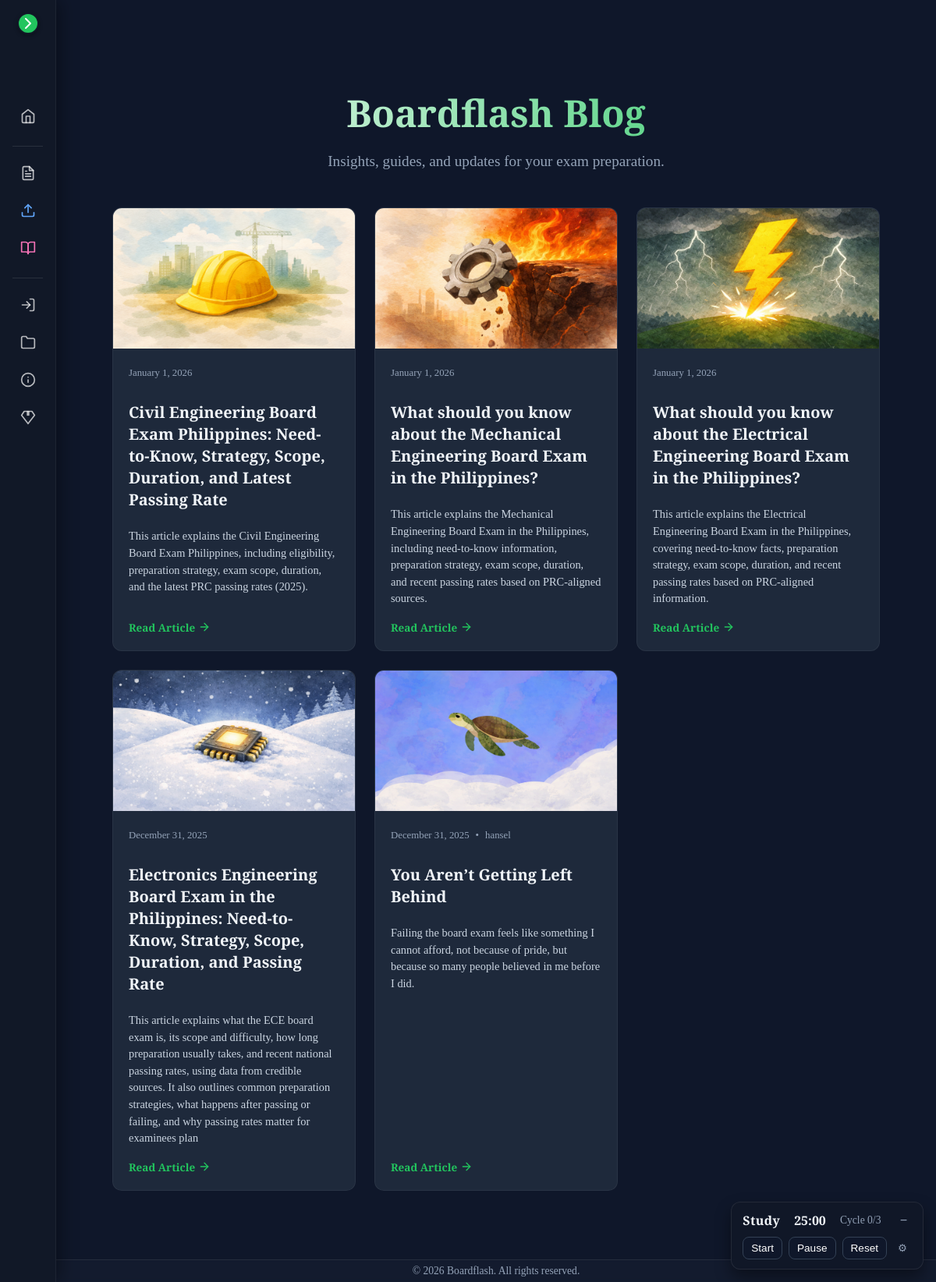
Screenshot of /blog/ with the database file from the repository.
### blog/models.py (models this page shows, shortened)
class BlogPost(models.Model):
    title = models.CharField(max_length=200)
    slug = models.SlugField(unique=True, max_length=200, blank=True)
    cover_image = models.ImageField(upload_to='blog/covers/', blank=True, null=True)
    content = RichTextUploadingField(help_text="Main content of the blog post. Supports images, highlighting, and formatting.")
    summary = models.TextField(max_length=500, help_text="Short summary for SEO and previews.")
    author = models.ForeignKey(
        settings.AUTH_USER_MODEL,
        on_delete=models.SET_NULL,
        null=True,
        blank=True
    )
    published_at = models.DateTimeField(auto_now_add=True)
    updated_at = models.DateTimeField(auto_now=True)
    is_published = models.BooleanField(default=True)
    seo_title = models.CharField(max_length=70, blank=True, help_text="SEO Title (defaults to title)")
    seo_description = models.CharField(max_length=160, blank=True, help_text="SEO Description (defaults to summary)")
    class Meta:
        ordering = ['-published_at']
        verbose_name = "Blog Post"
        verbose_name_plural = "Blog Posts"
    def get_absolute_url(self):
        from django.urls import reverse
        return reverse('blog:post_detail', kwargs={'slug': self.slug})

### blog/views.py (the view)
# urls.py: path('', views.BlogListView.as_view(), name='blog_list'),
class BlogListView(ListView):
    model = BlogPost
    template_name = 'blog/blog_list.html'
    context_object_name = 'posts'
    paginate_by = 10
    def get_queryset(self):
        return BlogPost.objects.filter(is_published=True)

### blog/templates/blog/blog_list.html (shortened to what this page needs)
{% extends "review/base.html" %}
{% load static %}
{% block content %}
<div class="blog-container">
  <div class="blog-header">
    <h1>Boardflash Blog</h1>
    <p>Insights, guides, and updates for your exam preparation.</p>
  </div>
  <div class="blog-grid">
  {% for post in posts %}
  <article class="blog-card">
    {% if post.cover_image %}
    <a href="{{ post.get_absolute_url }}">
      <img src="{{ post.cover_image.url }}" alt="{{ post.title }}" class="blog-cover">
    </a>
    {% endif %}
    <div class="blog-content">
      <div class="blog-meta">
        <span>{{ post.published_at|date:"F j, Y" }}</span>
        {% if post.author %}
        <span>•</span>
        <span>{{ post.author.username }}</span>
        {% endif %}
      </div>
      <a href="{{ post.get_absolute_url }}">
        <h2 class="blog-title">{{ post.title }}</h2>
      </a>
      <p class="blog-summary">{{ post.summary }}</p>
      <a href="{{ post.get_absolute_url }}" class="read-more">
        Read Article
        <svg xmlns="http://www.w3.org/2000/svg" width="16" height="16" viewBox="0 0 24 24" fill="none" stroke="currentColor" stroke-width="2" stroke-linecap="round" stroke-linejoin="round"><line x1="5" y1="12" x2="19" y2="12"></line><polyline points="12 5 19 12 12 19"></polyline></svg>
      </a>
    </div>
  </article>
  {% empty %}
  </div>
  <div class="text-center py-5" style="grid-column: 1 / -1;">
    <p class="text-muted">No posts available yet. Check back soon!</p>
  </div>
  {% endfor %}
  </div>
</div>
{% endblock %}

### review/templates/review/base.html (shortened to what this page needs)
{% load static %}
<!doctype html>
<html>
  <head>
    <link rel="stylesheet" href="{% static 'review/css/main.css' %}">
  </head>
  <body>
    <div class="app-shell">
      <aside id="global-sidebar" class="sidebar">
        <div id="sidebar-close" class="nav-toggle-btn desktop-trigger">
          <svg xmlns="http://www.w3.org/2000/svg" width="24" height="24" viewBox="0 0 24 24" fill="none" stroke="currentColor" stroke-width="2" stroke-linecap="round" stroke-linejoin="round"><polyline points="9 18 15 12 9 6"></polyline></svg>
        </div>
        <div class="brand">
        </div>
        <nav class="sidebar-nav">
          <div class="nav-section">
            <a href="{% url 'review:landing' %}" class="nav-item nav-link" data-title="Home">
               <span class="nav-icon">
                <svg xmlns="http://www.w3.org/2000/svg" width="24" height="24" viewBox="0 0 24 24" fill="none" stroke="currentColor" stroke-width="2" stroke-linecap="round" stroke-linejoin="round"><path d="M3 9l9-7 9 7v11a2 2 0 0 1-2 2H5a2 2 0 0 1-2-2z"></path><polyline points="9 22 9 12 15 12 15 22"></polyline></svg>
              </span>
            </a>
          </div>
          <div class="nav-section">
            <div class="nav-divider"></div>
            <a href="{% url 'review:mock_exams' %}" class="nav-item nav-link" data-title="Mock Exams">
              <span class="nav-icon">
              </span>
            </a>
            <a href="/?highlight=concierge" class="nav-item nav-link" data-title="Upload Questions">
              <span class="nav-icon" style="color: #60a5fa;">
              </span>
            </a>
            <a href="{% url 'blog:blog_list' %}" class="nav-item nav-link" data-title="Blog">
              <span class="nav-icon" style="color: #f472b6;">
                <svg xmlns="http://www.w3.org/2000/svg" width="24" height="24" viewBox="0 0 24 24" fill="none" stroke="currentColor" stroke-width="2" stroke-linecap="round" stroke-linejoin="round"><path d="M2 3h6a4 4 0 0 1 4 4v14a3 3 0 0 0-3-3H2z"></path><path d="M22 3h-6a4 4 0 0 0-4 4v14a3 3 0 0 1 3-3h7z"></path></svg>
              </span>
            </a>
          </div>
          <div class="nav-section mt-auto">
            <div class="nav-divider"></div>
            {% if user.is_authenticated %}
              <div class="nav-item nav-link" style="cursor: default;" data-title="Signed in as {{ user.username }}">
                <span class="nav-icon" style="color: var(--accent);">
                  <svg xmlns="http://www.w3.org/2000/svg" width="24" height="24" viewBox="0 0 24 24" fill="none" stroke="currentColor" stroke-width="2" stroke-linecap="round" stroke-linejoin="round"><path d="M20 21v-2a4 4 0 0 0-4-4H8a4 4 0 0 0-4 4v2"></path><circle cx="12" cy="7" r="4"></circle></svg>
                </span>
                <span class="nav-text">{{ user.username }}</span>
              </div>
              <a href="{% url 'review:logout' %}" class="nav-item nav-link" data-title="Log Out">
                <span class="nav-icon">
                  <svg xmlns="http://www.w3.org/2000/svg" width="24" height="24" viewBox="0 0 24 24" fill="none" stroke="currentColor" stroke-width="2" stroke-linecap="round" stroke-linejoin="round"><path d="M9 21H5a2 2 0 0 1-2-2V5a2 2 0 0 1 2-2h4"></path><polyline points="16 17 21 12 16 7"></polyline><line x1="21" y1="12" x2="9" y2="12"></line></svg>
                </span>
                <span class="nav-text">Log Out</span>
              </a>
            {% else %}
              <a href="{% url 'review:login' %}" class="nav-item nav-link" data-title="Log In">
                <span class="nav-icon">
                </span>
              </a>
            {% endif %}
            <a href="{% url 'review:review_files' %}" class="nav-item nav-link" data-title="Review Files">
              <span class="nav-icon">
                <svg xmlns="http://www.w3.org/2000/svg" width="24" height="24" viewBox="0 0 24 24" fill="none" stroke="currentColor" stroke-width="2" stroke-linecap="round" stroke-linejoin="round"><path d="M22 19a2 2 0 0 1-2 2H4a2 2 0 0 1-2-2V5a2 2 0 0 1 2-2h5l2 3h9a2 2 0 0 1 2 2z"></path></svg>
              </span>
            </a>
            <a href="{% url 'review:info' %}" class="nav-item nav-link" data-title="About & Policies">
              <span class="nav-icon">
                <svg xmlns="http://www.w3.org/2000/svg" width="24" height="24" viewBox="0 0 24 24" fill="none" stroke="currentColor" stroke-width="2" stroke-linecap="round" stroke-linejoin="round"><circle cx="12" cy="12" r="10"></circle><line x1="12" y1="16" x2="12" y2="12"></line><line x1="12" y1="8" x2="12.01" y2="8"></line></svg>
              </span>
            </a>
            <a href="{% url 'review:pricing' %}" class="nav-item nav-link" data-title="Upgrade">
              <span class="nav-icon">
                <svg xmlns="http://www.w3.org/2000/svg" width="24" height="24" viewBox="0 0 24 24" fill="none" stroke="currentColor" stroke-width="2" stroke-linecap="round" stroke-linejoin="round"><path d="M6 3h12l4 6-10 13L2 9z"></path><path d="M11 3v6"></path><path d="M13 3v6"></path></svg>
              </span>
            </a>
          </div>
        </nav>
      </aside>
      <main class="content">
        {% block content %}{% endblock %}
      </main>
      <footer class="global-footer" style="padding:4px 14px;text-align:center;color:var(--muted);border-top:1px solid var(--border);font-size:0.85rem;line-height:1.5;">
        © {% now "Y" %} Boardflash. All rights reserved.
      </footer>
    </div>
  </body>
</html>

### review/static/review/css/main.css (style rules this page uses)
:root { --bg: #0f172a; --card: #1e293b; --text: #f1f5f9; --muted: #94a3b8; --accent: #22c55e; --accent-hover: #4ade80; --danger: #ef4444; --border: rgba(255,255,255,0.08); --shadow: 0 10px 15px -3px rgba(0,0,0,0.5), 0 4px 6px -2px rgba(0,0,0,0.3); --sidebar-width: 260px; }
* { box-sizing: border-box; }
html, body { height: 100%; }
body { margin: 0; background: var(--bg); color: var(--text); font-family: 'Libre Baskerville', serif; }
a { color: var(--text); text-decoration: none; }
.app-shell { position: relative; min-height: 100vh; }
.app-shell { display: flex; flex-direction: column; }
.sidebar { position: fixed; top: 0; left: 0; bottom: 0; width: 72px; background: #111827; border-right: 1px solid rgba(255,255,255,0.05); padding: 24px 12px; overflow-y: auto; overflow-x: hidden; z-index: 1000; transition: width 0.3s cubic-bezier(0.4, 0, 0.2, 1); box-shadow: 4px 0 24px rgba(0,0,0,0.4); display: flex; flex-direction: column; }
.nav-toggle-btn { position: absolute; top: 16px; left: 50%; transform: translateX(-50%); width: 28px; height: 28px; background: var(--accent); border: 2px solid #111827; border-radius: 50%; color: #fff; display: flex; align-items: center; justify-content: center; cursor: pointer; z-index: 1060; box-shadow: 0 2px 5px rgba(0,0,0,0.3); transition: all 0.2s; pointer-events: auto; }
.desktop-trigger { display: flex !important; }
.brand { padding: 48px 24px 24px; display: flex; align-items: center; overflow: hidden; position: relative; }
.sidebar-nav { display: flex; flex-direction: column; gap: 8px; flex: 1; }
.nav-section { display: flex; flex-direction: column; gap: 4px; }
.nav-divider { height: 1px; background: rgba(255,255,255,0.1); margin: 8px 4px; }
.nav-item { display: flex; align-items: center; padding: 10px 12px; border-radius: 12px; color: var(--muted); cursor: pointer; transition: all 0.2s; white-space: nowrap; text-decoration: none; position: relative; }
.nav-icon { width: 24px; height: 24px; min-width: 24px; display: flex; align-items: center; justify-content: center; transition: transform 0.2s, color 0.2s; color: rgba(255, 255, 255, 0.7); }
.nav-icon svg { width: 20px; height: 20px; stroke-width: 2px; }
.nav-item::after { display: none; }
.content { padding: 32px 48px 64px; min-height: calc(100vh - 48px); margin-left: 72px; transition: margin-left 0.3s cubic-bezier(0.4, 0, 0.2, 1); display: flex; flex-direction: column; flex: 1; width: auto; }
.global-footer { margin-left: 72px; background: rgba(255,255,255,0.02); backdrop-filter: blur(2px); }

### blog/templates/blog/blog_list.html (style rules this page uses)
.blog-container { max-width: 1200px; margin: 0 auto; padding: 24px; }
.blog-grid { display: grid; grid-template-columns: repeat(3, 1fr); gap: 24px; }
.blog-card { background: #1e293b; border-radius: 12px; overflow: hidden; margin-bottom: 0; border: 1px solid rgba(255,255,255,0.05); transition: transform 0.2s, box-shadow 0.2s; display: flex; flex-direction: column; }
.blog-cover { width: 100%; height: 180px; object-fit: cover; }
.blog-content { padding: 20px; flex: 1; display: flex; flex-direction: column; }
.blog-title { font-size: 1.25rem; font-weight: 700; margin-bottom: 8px; color: #f1f5f9; line-height: 1.4; }
.blog-meta { font-size: 0.8rem; color: #94a3b8; margin-bottom: 12px; display: flex; align-items: center; gap: 8px; }
.blog-summary { color: #cbd5e1; font-size: 0.9rem; line-height: 1.5; margin-bottom: 16px; flex: 1; }
.read-more { color: var(--accent); font-size: 0.85rem; font-weight: 600; display: inline-flex; align-items: center; gap: 4px; margin-top: auto; }
.blog-header { text-align: center; margin-bottom: 48px; padding-top: 24px; }
.blog-header h1 { font-size: 3rem; font-weight: 800; background: linear-gradient(90deg, #fff 0%, var(--accent) 100%); -webkit-background-clip: text; -webkit-text-fill-color: transparent; margin-bottom: 16px; }
.blog-header p { color: #94a3b8; font-size: 1.2rem; }

### rows the page displays
BlogPost: cover_image (picture), published_at "January 1, 2026", title "Civil Engineering Board Exam Philippines: Need-to-Know, Strategy, Scope, Duration, and Latest Passing Rate", summary "This article explains the Civil Engineering Board Exam Philippines, including eligibility, preparation strategy, exam scope, duration, and the latest PRC passing rates (2025)."
BlogPost: cover_image (picture), published_at "January 1, 2026", title "What should you know about the Mechanical Engineering Board Exam in the Philippines?", summary "This article explains the Mechanical Engineering Board Exam in the Philippines, including need-to-know information, preparation strategy, exam scope, duration, and recent passing rates based on PRC-aligned sources."
BlogPost: cover_image (picture), published_at "January 1, 2026", title "What should you know about the Electrical Engineering Board Exam in the Philippines?", summary "This article explains the Electrical Engineering Board Exam in the Philippines, covering need-to-know facts, preparation strategy, exam scope, duration, and recent passing rates based on PRC-aligned information."
BlogPost: cover_image (picture), published_at "December 31, 2025", title "Electronics Engineering Board Exam in the Philippines: Need-to-Know, Strategy, Scope, Duration, and Passing Rate", summary "This article explains what the ECE board exam is, its scope and difficulty, how long preparation usually takes, and recent national passing rates, using data from credible sources. It also outlines common preparation strategies, what happens after passing or failing, and why passing rates matter for examinees plan"
BlogPost: cover_image (picture), published_at "December 31, 2025", author.username "hansel", title "You Aren’t Getting Left Behind", summary "Failing the board exam feels like something I cannot afford, not because of pride, but because so many people believed in me before I did."
